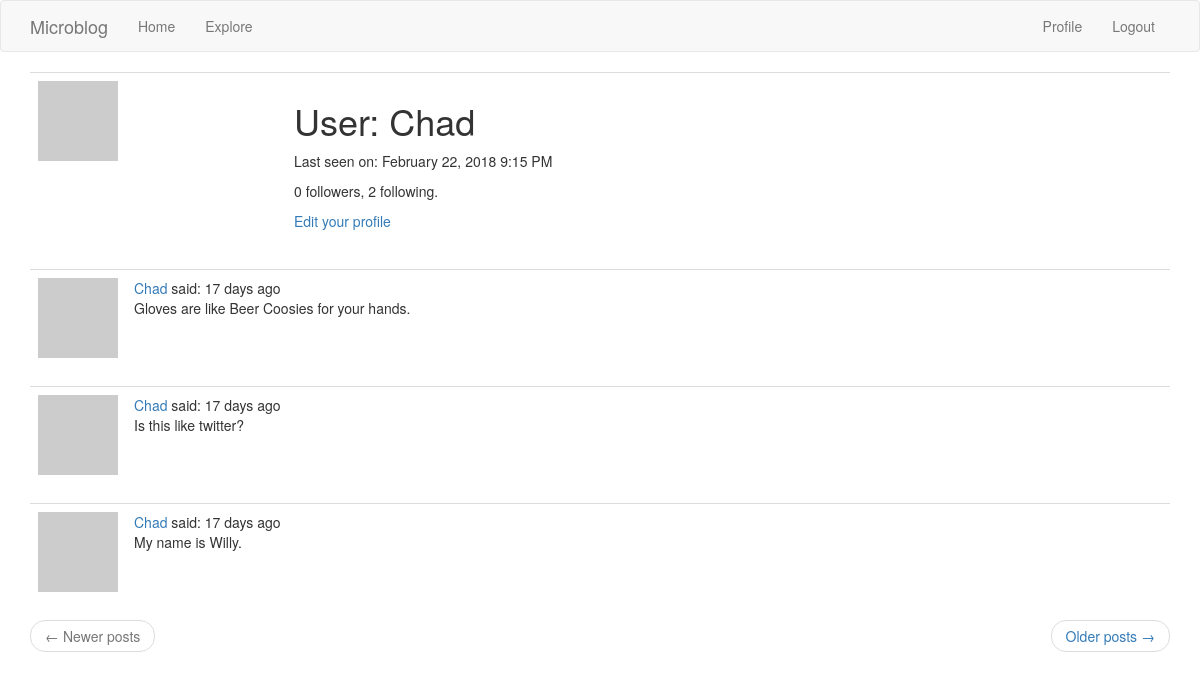
The page /user/Chad (signed in) on the database as committed earlier.
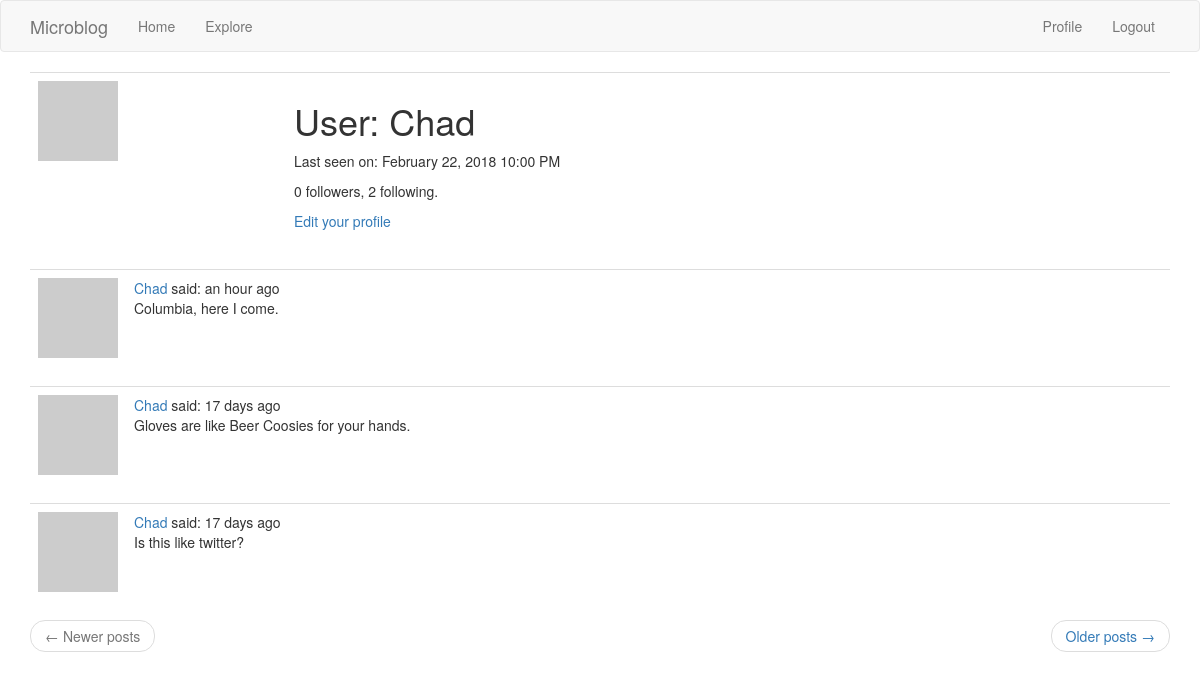
The same page on the database as committed later.
### app/models.py (models this page shows, shortened)
class User(UserMixin, db.Model):
    id = db.Column(db.Integer, primary_key=True)
    username = db.Column(db.String(64), index=True, unique=True)
    email = db.Column(db.String(120), index=True, unique=True)
    password_hash = db.Column(db.String(128))
    posts = db.relationship('Post', backref='author', lazy='dynamic')
    about_me = db.Column(db.String(140))
    last_seen = db.Column(db.DateTime, default=datetime.utcnow)
    followed = db.relationship(
        'User', secondary=followers,
        primaryjoin=(followers.c.follower_id == id),
        secondaryjoin=(followers.c.followed_id == id),
        backref=db.backref('followers', lazy='dynamic'), lazy='dynamic')
    def avatar(self, size):
        digest = md5(self.email.lower().encode('utf-8')).hexdigest()
        return 'https://www.gravatar.com/avatar/{}?d=identicon&s={}'.format(
            digest, size)

class Post(db.Model):
    id = db.Column(db.Integer, primary_key=True)
    body = db.Column(db.String(140))
    timestamp = db.Column(db.DateTime, index=True, default=datetime.utcnow)
    user_id = db.Column(db.Integer, db.ForeignKey('user.id'))

### app/routes.py (the view)
@app.route('/user/<username>')
@login_required
def user(username):
    user = User.query.filter_by(username=username).first_or_404()
    page = request.args.get('page', 1, type=int)
    posts = user.posts.order_by(Post.timestamp.desc()).paginate(
        page, app.config['POSTS_PER_PAGE'], False)
    next_url = url_for('user', username=user.username, page=posts.next_num) \
        if posts.has_next else None
    prev_url = url_for('user', username=user.username, page=posts.prev_num) \
        if posts.has_prev else None
    return render_template('user.html', user=user, posts=posts.items,
                           next_url=next_url, prev_url=prev_url)

### app/models.py (called while the page is built)
@login.user_loader
def load_user(id):
    return User.query.get(int(id))

### app/routes.py (called while the page is built)
@app.before_request
def before_request():
    if current_user.is_authenticated:
        current_user.last_seen = datetime.utcnow()
        db.session.commit()

### app/templates/user.html (shortened to what this page needs)
{% extends "base.html" %} {% block app_content %}
<table class="table table-hover">
    <tr>
        <td width="256px"><img src="{{ user.avatar(256) }}"></td>
        <td>
            <h1>User: {{ user.username }}</h1>
             {% if user.last_seen %}
            <p>Last seen on: {{ moment(user.last_seen).format('LLL') }}</p>{% endif %}
            <p>{{ user.followers.count() }} followers, {{ user.followed.count() }} following.</p>
            {% if user == current_user %}
            <p><a href="{{ url_for('edit_profile') }}">Edit your profile</a></p>
            {% elif not current_user.is_following(user) %}
            <p><a href="{{ url_for('follow', username=user.username) }}">Follow</a></p>
            {% else %}
            <p><a href="{{ url_for('unfollow', username=user.username) }}">Unfollow</a></p>
            {% endif %}
        </td>
    </tr>
</table>
{% for post in posts %} {% include '_post.html' %} {% endfor %}
<nav aria-label="...">
    <ul class="pager">
        <li class="previous{% if not prev_url %} disabled{% endif %}">
            <a href="{{ prev_url or '#' }}">
                <span aria-hidden="true">&larr;</span> Newer posts
            </a>
        </li>
        <li class="next{% if not next_url %} disabled{% endif %}">
            <a href="{{ next_url or '#' }}">
                    Older posts <span aria-hidden="true">&rarr;</span>
                </a>
        </li>
    </ul>
</nav>
{% endblock %}

### app/templates/_post.html
<table class="table table-hover">
    <tr>
        <td width="70px">
            <a href="{{ url_for('user', username=post.author.username) }}">
                <img src="{{ post.author.avatar(70) }}" />
            </a>
        </td>
        <td>
            <a href="{{ url_for('user', username=post.author.username) }}">
                    {{ post.author.username }}
                </a> said: {{ moment(post.timestamp).fromNow()}}
            <br> {{ post.body }}
        </td>
    </tr>
</table>

Rows that differ between the two databases and show on the page:
no longer on this page (row unchanged): Post: author.username "Chad", timestamp "17 days ago", body "My name is Willy."
changed User "Chad": last_seen "February 22, 2018 9:15 PM" → "February 22, 2018 10:00 PM"
added Post: author.username "Chad", timestamp "an hour ago", body "Columbia, here I come."
